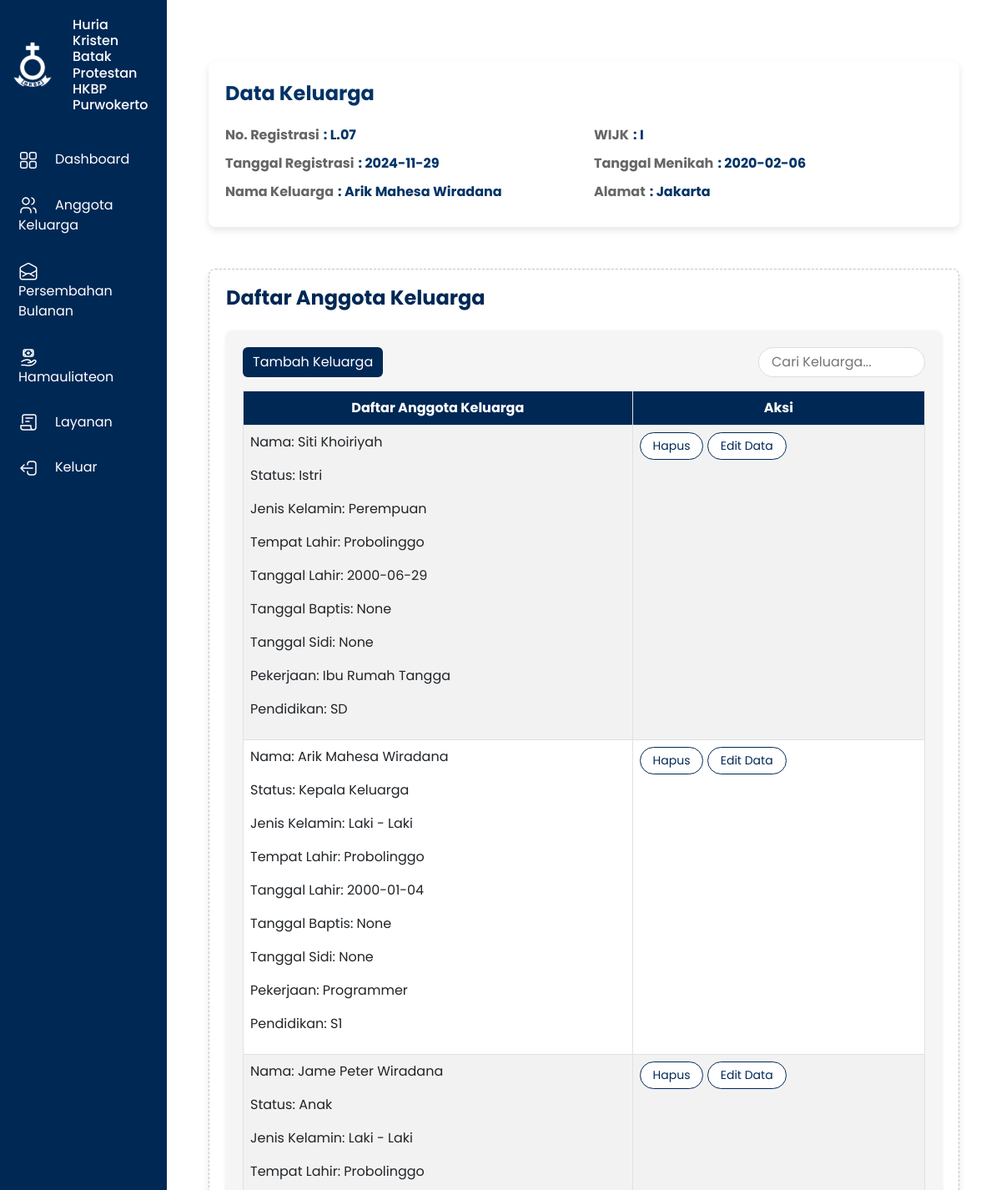
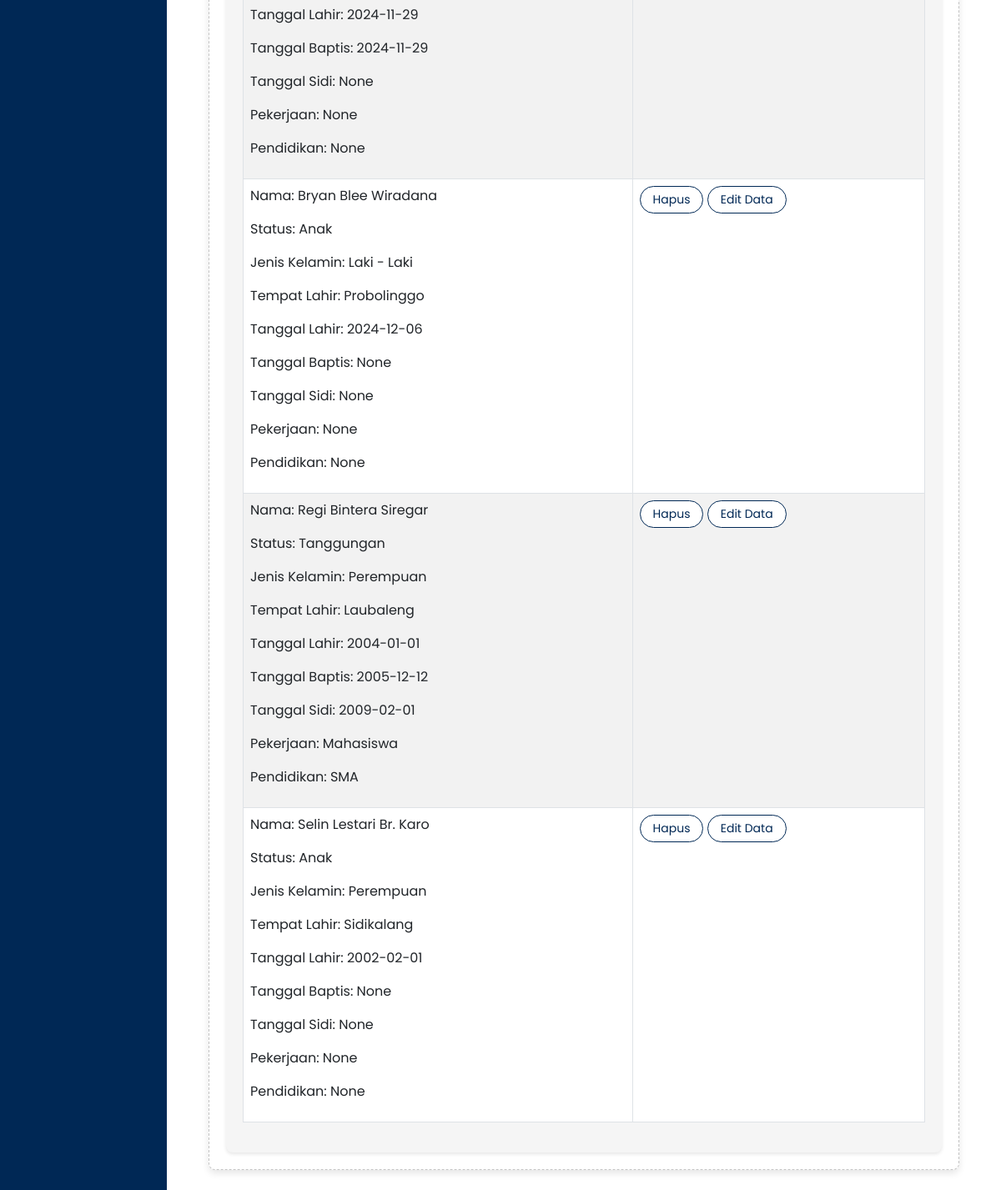
Page /profile/keluarga (signed in) on the committed database (2 pictures, top to bottom).
### tables this page shows
CREATE TABLE user(
    id INTEGER PRIMARY KEY AUTOINCREMENT, 
    username TEXT, 
    password TEXT, 
    status TEXT, 
    nama TEXT,
    registrasi TEXT, 
    wjik VARCHAR(255),
    tanggal_registrasi TEXT,
    tanggal_menikah TEXT,
    Alamat Text
    );

CREATE TABLE keluarga(
    id INTEGER PRIMARY KEY AUTOINCREMENT, 
    myid INTEGER, 
    nama TEXT,
    status TEXT,
    jenis_kelamin TEXT,
    tempat_lahir TEXT,
    tanggal_lahir TEXT,
    tanggal_baptis TEXT,
    tanggal_sidi TEXT,
    pekerjaan TEXT,
    pendidikan TEXT,
    alamat TEXT,
    wijk TEXT,
    registrasi TEXT
    );

### main.py (the view)
def user_keluarga():
    if "nama" in session:
        id = session["id"]
        command = f"SELECT * FROM user WHERE id={id}"
        cursor.execute(command)
        user = cursor.fetchone()
        command = f"SELECT * FROM keluarga WHERE myid={id}"
        query = request.args.get("query")
        if query:
            command += f" AND nama LIKE '%{query}%' OR status LIKE '%{query}%'"
        cursor.execute(command)
        keluarga = cursor.fetchall()
        return render_template("User/keluarga.html", user=user, families=keluarga)
    else:
        return redirect(url_for("index"))

### Templates/User/keluarga.html (shortened to what this page needs)
<!DOCTYPE html>
<html lang="en">
<head>
    <link href="https://cdn.jsdelivr.net/npm/bootstrap@5.3.0/dist/css/bootstrap.min.css" rel="stylesheet">
    <link rel="stylesheet" href="https://cdnjs.cloudflare.com/ajax/libs/font-awesome/6.0.0-beta3/css/all.min.css">
</head>
<body>
<div class="container-fluid">
    <div class="row">
        <div class="col-md-2 sidebar">
            <div class="header-logo">
                <img src="/Static/assets/Logo-HKBP-White.svg" alt="Logo HKBP" class="logo">
                <h2 class="header-text">Huria Kristen Batak Protestan <br> HKBP Purwokerto</h2>
            </div> <br>
            <a href="/profile"><img src="/Static/assets/mage_dashboard.svg" alt="Dashboard Icon" class="icon">Dashboard</a>
            <a href="/profile/keluarga"><img src="/Static/assets/tabler-icon-users.svg" alt="Anggota Keluarga" class="icon">Anggota Keluarga</a>
            <a href="/profile/bulanan"><img src="/Static/assets/heroicons_envelope-open.svg" alt="Persembahan Bulanan" class="icon">Persembahan Bulanan</a>
            <a href="/profile/hamauliateon"><img src="/Static/assets/solar_hand-money-outline.svg" alt="Hamauliateon" class="icon">Hamauliateon</a>
            <a data-bs-toggle="collapse" data-bs-target="#Peremajaan"><img src="/Static/assets/majesticons_paper-fold-text-line.svg" alt="Layanan" class="icon"></i>Layanan</a>
            <a href="/signout">
                <img src="/Static/assets/heroicons-outline_logout.svg" alt="Keluar" class="icon">Keluar
            </a>
        </div>
        <div class="col-md-10 p-4">
            <div class="container">
                <div class="section-title">Data Keluarga</div>
                <div class="row">
                    <div class="col-md-6">
                        <div class="data-row">
                            <span class="data-label">No. Registrasi</span>
                            <span class="data-value">: {{ user[5] }}</span>
                        </div>
                        <div class="data-row">
                            <span class="data-label">Tanggal Registrasi</span>
                            <span class="data-value">: {{ user[7] }}</span>
                        </div>
                        <div class="data-row">
                            <span class="data-label">Nama Keluarga</span>
                            <span class="data-value">: {{ user[4] }}</span>
                        </div>
                    </div>
                    <div class="col-md-6">
                        <div class="data-row">
                            <span class="data-label">WIJK</span>
                            <span class="data-value">: {{ user[6] }}</span>
                        </div>
                        <div class="data-row">
                            <span class="data-label">Tanggal Menikah</span>
                            <span class="data-value">: {{ user[8] }}</span>
                        </div>
                        <div class="data-row">
                            <span class="data-label">Alamat</span>
                            <span class="data-value">: {{ user[9] }}</span>
                        </div>
                    </div>
                </div>
            </div>
            <div class="container container-box">
                <h2 class="header-title mb-4">Daftar Anggota Keluarga</h2>
                <div class="table-container">
                    <div class="d-flex justify-content-between mb-3">
                        <button class="btn btn-primary btn-primary-custom" data-bs-toggle="modal" data-bs-target="#edit">Tambah Keluarga</button>
                        <input type="text" class="search-bar" id="searchInput" placeholder="Cari Keluarga...">
                    </div>
                    <table class="table table-striped table-bordered">
                        <thead>
                            <tr>
                                <th>Daftar Anggota Keluarga</th>
                                <th>Aksi</th>
                            </tr>
                        </thead>
                        <tbody>
                            {% if families %}
                                {% for family in families %}
                                <tr>
                                    <td>
                                        <p>Nama: {{ family[2] }}</p>
                                        <p>Status: {{ family[3] }}</p>
                                        <p>Jenis Kelamin: {{ family[4] }}</p>
                                        <p>Tempat Lahir: {{ family[5] }}</p>
                                        <p>Tanggal Lahir: {{ family[6] }}</p>
                                        <p>Tanggal Baptis: {{ family[7] }}</p>
                                        <p>Tanggal Sidi: {{ family[8] }}</p>
                                        <p>Pekerjaan: {{ family[9] }}</p>
                                        <p>Pendidikan: {{ family[10] }}</p>
                                    </td>
                                    <td>
                                        <a href="/deletekeluarga?id={{ family[0] }}" class="btn btn-action">Hapus</a>
                                        <button class="btn btn-action"
                                                data-bs-toggle="modal"
                                                data-bs-target="#editUserModal"
                                                id = "{{ family[0] }}"
                                                nama = "{{ family[2] }}"
                                                status = "{{ family[3] }}"
                                                jenis_kelamin = "{{ family[4] }}"
                                                tempat_lahir = "{{ family[5] }}"
                                                tanggal_lahir = "{{ family[6] }}"
                                                tanggal_baptis = "{{ family[7] }}"
                                                tanggal_sidi = "{{ family[8] }}"
                                                pekerjaan = "{{ family[9] }}"
                                                pendidikan = "{{ family[10] }}"
                                                onclick="modal(this)">
                                        Edit Data
                                        </button>
                                    </td>
                                </tr>
                                {% endfor %}
                            {% else %}
                            <tr>
                                <td colspan="3" class="text-center">Tidak ada anggota keluarga</td>
                            </tr>
                            {% endif %}
                        </tbody>
                    </table>
                </div>
            </div>
        </div>
    </div>
</div>
</body>
</html>

### Templates/User/keluarga.html (style rules this page uses)
body { font-family: 'Poppins', sans-serif; }
h1, h3, p { font-family: 'Poppins', sans-serif; }
.sidebar { background-color: #002855; color: white; min-height: 100vh; padding-top: 20px; }
.sidebar h2 { font-size: 16px; text-align: left; margin-bottom: 0px; }
.sidebar a { color: white; text-decoration: none; display: block; padding: 10px; margin: 10px 0; transition: background 0.3s; }
.icon { margin-right: 20px; vertical-align: middle; }
.header-logo { display: flex; align-items: center; color: white; gap: 20px; }
.logo { width: 55px; height: auto; }
.header-text { line-height: 1.2; }
.container-box { background-color: #ffffff; border: 1px dashed #c4c4c4; padding: 20px; border-radius: 8px; }
.header-title { font-size: 24px; font-weight: bold; color: #002855; }
.table-container { background-color: #f5f5f5; border-radius: 8px; padding: 20px; box-shadow: 0px 2px 4px rgba(0, 0, 0, 0.1); }
.btn-primary-custom { background-color: #002855; border: none; color: white; }
.table th { background-color: #002855; color: white; text-align: center; }
.table tbody tr:nth-child(even) { background-color: #e0e7ff; }
.btn-action { background-color: #ffffff; border: 1px solid #002855; color: #002855; border-radius: 20px; padding: 5px 15px; font-size: 14px; }
.search-bar { border-radius: 20px; border: 1px solid #ddd; padding: 5px 15px; width: 200px; }
.container { max-width: 900px; margin-top: 50px; background-color: white; padding: 20px; border-radius: 8px; box-shadow: 0 4px 8px rgba(0, 0, 0, 0.1); }
.section-title { font-size: 1.5rem; font-weight: bold; color: #003366; margin-bottom: 20px; }
.data-row { display: flex; align-items: flex-start; margin-bottom: 10px; }
.data-label { font-weight: bold; color: #666666; margin-right: 5px; }
.data-value { font-weight: bold; color: #003366; }

### rows in the picture
user: registrasi "L.07", tanggal_registrasi "2024-11-29", nama "Arik Mahesa Wiradana", wjik "I", tanggal_menikah "2020-02-06", Alamat "Jakarta"
keluarga: nama "Siti Khoiriyah", status "Istri", jenis_kelamin "Perempuan", tempat_lahir "Probolinggo", tanggal_lahir "2000-06-29", tanggal_baptis "None", tanggal_sidi "None", pekerjaan "Ibu Rumah Tangga", pendidikan "SD"
keluarga: nama "Arik Mahesa Wiradana", status "Kepala Keluarga", jenis_kelamin "Laki - Laki", tempat_lahir "Probolinggo", tanggal_lahir "2000-01-04", tanggal_baptis "None", tanggal_sidi "None", pekerjaan "Programmer", pendidikan "S1"
keluarga: nama "Jame Peter Wiradana", status "Anak", jenis_kelamin "Laki - Laki", tempat_lahir "Probolinggo", tanggal_lahir "2024-11-29", tanggal_baptis "2024-11-29", tanggal_sidi "None", pekerjaan "None", pendidikan "None"
keluarga: nama "Bryan Blee Wiradana", status "Anak", jenis_kelamin "Laki - Laki", tempat_lahir "Probolinggo", tanggal_lahir "2024-12-06", tanggal_baptis "None", tanggal_sidi "None", pekerjaan "None", pendidikan "None"
keluarga: nama "Regi Bintera Siregar", status "Tanggungan", jenis_kelamin "Perempuan", tempat_lahir "Laubaleng", tanggal_lahir "2004-01-01", tanggal_baptis "2005-12-12", tanggal_sidi "2009-02-01", pekerjaan "Mahasiswa", pendidikan "SMA"
keluarga: nama "Selin Lestari Br. Karo", status "Anak", jenis_kelamin "Perempuan", tempat_lahir "Sidikalang", tanggal_lahir "2002-02-01", tanggal_baptis "None", tanggal_sidi "None", pekerjaan "None", pendidikan "None"
